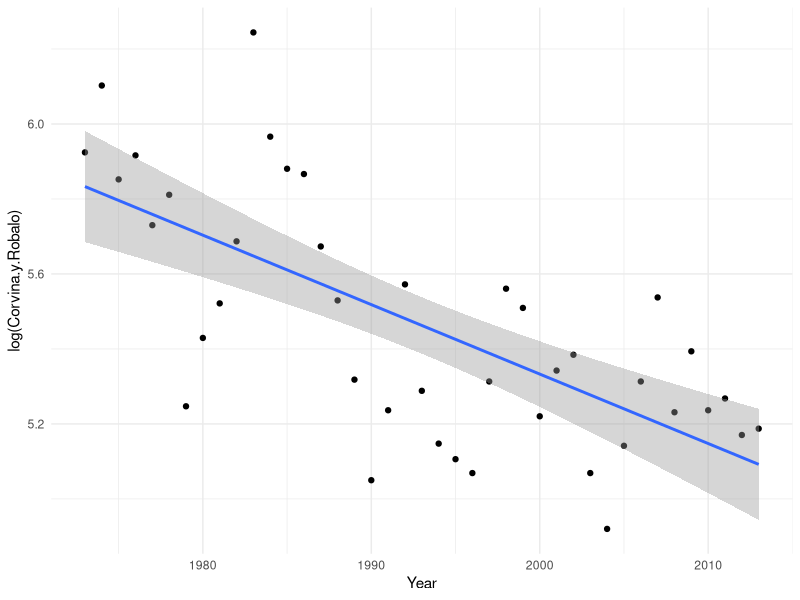

Recreate this plot in R.
## ---- chunk 1
knitr::opts_chunk$set(echo = TRUE)

library(tidyverse)
library(mgcv)
## ---- chunk 2

incopesca <- read_csv("./data/catch_1952_2013.csv")


## ---- chunk 3
I2 = incopesca %>%
  filter(Year > 1972) %>%
  mutate(N_tm1 = lag(Corvina.y.Robalo))
  

ggplot(I2, aes(y = log(Corvina.y.Robalo), x = Year)) +
  geom_point()+
  stat_smooth(method = "lm") +
  theme_minimal()
    
    #data = I2,  method = "gam", formula = y ~ s(x))

## ---- chunk 4
# catch_gam = gam( Corvina.y.Robalo ~ s(Year), data = I2)
# 
# summary(catch_gam)
# 

mod2 <- nls( Corvina.y.Robalo  ~ exp(a + b * (Year-1971)), data = I2, start = list(a = 0, b = 0))

summary(mod2)




mod3 = lm(log(Corvina.y.Robalo) ~ Year, data = I2)

summary(mod3)

confint(mod3)
